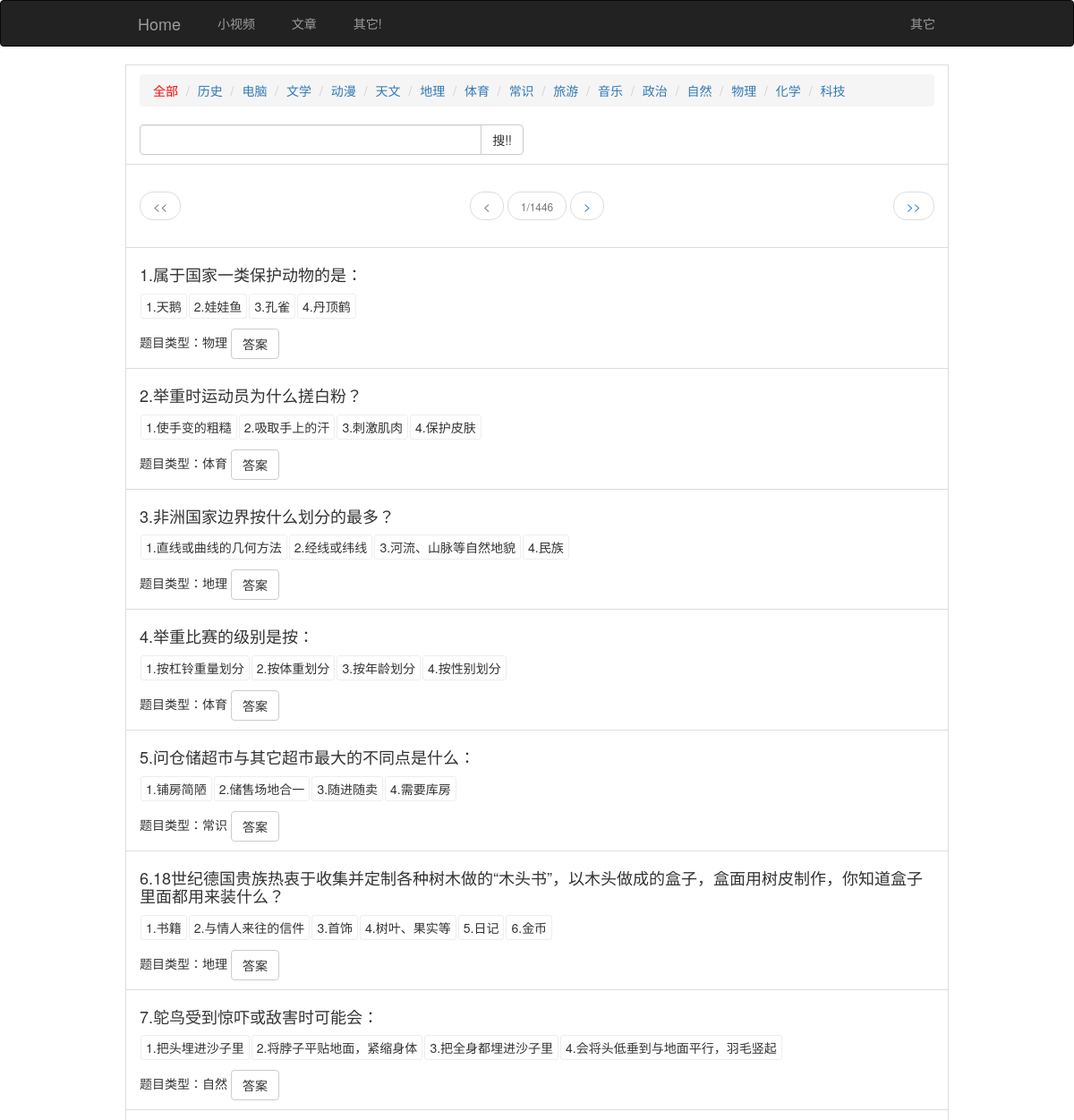
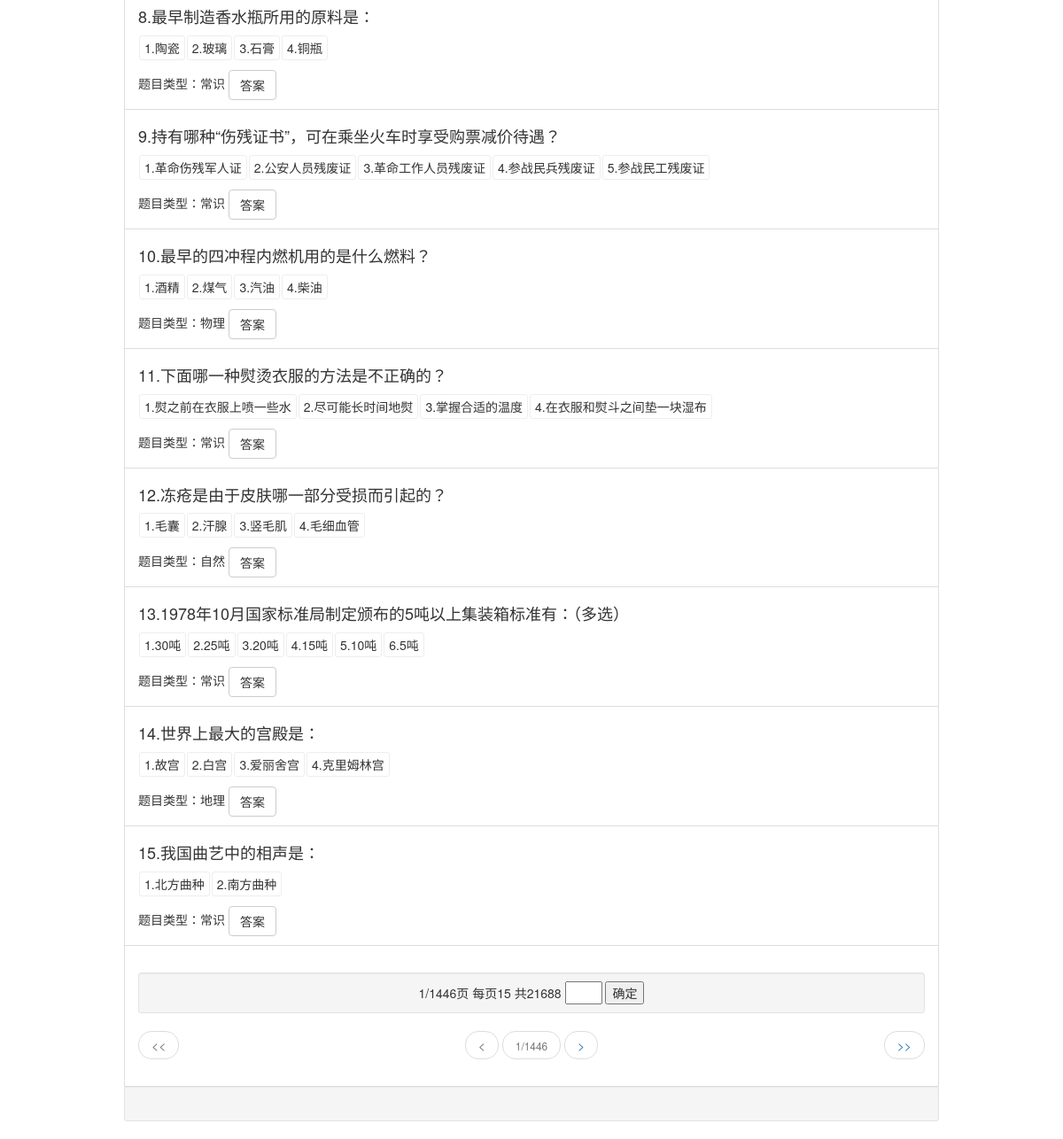
Screenshot of /baike/index.php with the database file from the repository (2 pictures, top to bottom).
### tables this page shows
CREATE TABLE "type" (
  "id" INTEGER NOT NULL PRIMARY KEY AUTOINCREMENT,
  "kind" TEXT
);

CREATE TABLE "content" (
  "tmxh" INTEGER NOT NULL PRIMARY KEY AUTOINCREMENT,
  "tmnd" TEXT,
  "tmlx" TEXT,
  "tmnr" TEXT,
  "tmdas" INTEGER,
  "tmda1" TEXT,
  "tmda2" TEXT,
  "tmda3" TEXT,
  "tmda4" TEXT,
  "tmda5" TEXT,
  "tmda6" TEXT,
  "kind" integer,
  "tmda" TEXT
);

### class/sqlite3.php (called while the page is built, shortened)
<?php
class DBUtils {
	public static $db;
	public function instance($dbname){
		if (!self::$db) {
			self::$db = new SQLiteDB($dbname);
		}
	}
	public static function querySingle($sql){
		$result = @self::$db->querySingle($sql);
		return $result ? $result : '';
	}
	public static function queryList($sql){
		$result = array();
		$ret = @self::$db->query($sql);
		while($row = $ret->fetchArray(SQLITE3_ASSOC) ){
			array_push($result, $row);
		}
		return $result;
	}
}

### baike/index.php (the view, shortened to what this page needs)
<?php
require_once("../config.php");
$db = new DBUtils();
$db -> instance('../db/baike.db3');
$word=$_GET['word']??NULL;
$list=$_GET['list']??NULL;
function get_type($list){
	global $db;
	$typ1[]=['id'=>0,'kind'=>'全部'];
	$rs=$db->queryList("select * from type");
	$rs=array_merge($typ1,$rs);
	$html_type.='
		<li class="list-group-item">
		<ul class="breadcrumb">
	';
	$title="百科问答";
	foreach ($rs as $row){
		if ($row['id']==$list){
			$title=$row['kind'];
			$html_type.='
			<li><a href="?list='.$row['id'].'"><font color="red">'.$row['kind'].'</font></a></li>
			';
		}else{
			$html_type.='
			<li><a href="?list='.$row['id'].'">'.$row['kind'].'</a></li>
			';
		}
		$str['type'][]=array("list"=>$row['id'],"title"=>$row['kind']);
	}
	$html_type.='
	</ul>
	<form action="?" method="get" class="bs-example bs-example-form" role="form">
			<div class="row">
				<div class="col-lg-6">
					<div class="input-group">
						<input type="text" name="word" class="form-control">
						<input type="hidden" name="list" value="'.$list.'"/>
						<span class="input-group-btn">
							<button class="btn btn-default" type="submit">
								搜!!
							</button>
						</span>
					</div>
				</div>
			</div>
		</form>
	</li>
	';
	return [$title,$html_type,$str];
}
$html=$api->head(get_type($list)[0]).get_type($list)[1];
$html.=<<<api
<style>
	#daan{
		border: solid 1px #eee;
		padding: 3px 5px;
		margin: 1px;
		border-radius: 3px;
		display:inline-block;
	}
</style>
api;
$count_sql="SELECT count(*) FROM [content]";
$count=$db->querySingle($count_sql);
$pagecount=ceil(intval($count)/$pagesize);
$zhizhen=$pagesize*($page-1);
$result=$db->queryList(str_replace('count(*)','*',$count_sql)." LIMIT $zhizhen,$pagesize");
$apistr['msg']=array("name"=>$title,"count"=>$count,"pageall"=>$pagecount,"page"=>$page,"keyword"=>$word);
$gopage=$word?"?word=".$word."&":"?";
$html.=$api->page_z(0,$count,$pagecount,$pagesize,$page,$gopage);
foreach($result as $row){
	$apistr['list'][]=["id"=>$row['tmxh'],"title"=>$row["tmnr"],"tmlx"=>$row["tmlx"],"kind"=>$row['kind'],"tmda1"=>$row['tmda1'],"tmda2"=>$row['tmda2'],"tmda3"=>$row['tmda3'],"tmda4"=>$row['tmda4'],"tmda5"=>$row['tmda5'],"tmda6"=>$row['tmda6'],"tmda"=>$row['tmda']];
	$tmda='';
	if ($row['tmda1']) $tmda.='<span id="daan">1.'.$row['tmda1'].'</span>';
	if ($row['tmda2']) $tmda.='<span id="daan">2.'.$row['tmda2'].'</span>';
	if ($row['tmda3']) $tmda.='<span id="daan">3.'.$row['tmda3'].'</span>';
	if ($row['tmda4']) $tmda.='<span id="daan">4.'.$row['tmda4'].'</span>';
	if ($row['tmda5']) $tmda.='<span id="daan">5.'.$row['tmda5'].'</span>';
	if ($row['tmda6']) $tmda.='<span id="daan">6.'.$row['tmda6'].'</span>';
	$daan=str_split($row['tmda']);
	$daant='';
	foreach($daan as $o => $rowda){
		if ($rowda) $daant.=($o+1);
	}
	$daan=implode(",", str_split($daant));
	$html.='
	<li class="list-group-item">
		<h4>'.$row['tmxh'].'.'.$row['tmnr'].'</h4>
		<p id="'.$row['tmxh'].'">'.$tmda.'</p>
		题目类型：'.get_type($row['kind'])[0].' <button id="'.$row['tmxh'].'" class="btn btn-default">答案</button>
		<span style="display:none">
			<font color="red">'.$daan.'</font>
		</span>
	</li>
	';
}
$html.=$api->page_z(1,$count,$pagecount,$pagesize,$page,$gopage);
$html.='
	<script>
	;!function(){
		$("button").click(function (){
			$(this).next().fadeIn();
			var daan=$(this).next().text().trim().split(",");
			var id=$(this).prev().attr("id");
			console.log(id);
			for (i=0;i<daan.length;i++){
			//console.log(daan[i]);
				$("#"+id+">#daan").eq(daan[i]-1).css("border","solid 1px #ff0000")
			}
		})
	}();
	</script>
	';
echo $web_charset?$api->json($apistr):$html.$api->end();

### head.php (shortened to what this page needs)
<?php
$html_head='<!DOCTYPE html>
<html>
<head>
	<title>'.$web_title.'</title>
	<link rel="stylesheet" href="//cdn.static.runoob.com/libs/bootstrap/3.3.7/css/bootstrap.min.css">
</head>
<body>
<nav class="navbar navbar-inverse">
	<div class="container">
		<div class="navbar-header">
          <a class="navbar-brand" href="/"><span class="glyphicon glyphicon-home"></span>Home</a>
		</div>
        <div id="navbar" class="collapse navbar-collapse">
			<ul class="nav navbar-nav">
				<li><a href="/haha"><span class="glyphicon glyphicon-play-circle"></span>小视频</a></li>
				<li><a href="/dwz"><span class="glyphicon glyphicon-book"></span>文章</a></li>
			</ul>
			<ul class="nav navbar-nav">
				<li class="dropdown"><a href="#" class="dropdown-toggle" id="jsontools" data-toggle="dropdown" role="button" aria-haspopup="true" aria-expanded="false"><span class="glyphicon glyphicon-gift"></span>其它!</a>
				</li>
			</ul>
			<ul class="nav navbar-nav navbar-right">
				<li class="dropdown"><a href="#" class="dropdown-toggle" id="jsontools" data-toggle="dropdown" role="button" aria-haspopup="true" aria-expanded="false"><span class="glyphicon glyphicon-gift"></span>其它</a>
				</li>
			</ul>
		</div>
	</div>
</nav>
<div class="container container-small">
';

### config.php (shortened to what this page needs)
<?php
require MyClass."/class/sqlite3.php";
$page=$_GET['page']??1;
$page=(is_numeric($page) && $page>0)?$page:1;
$pagesize=$_GET['pagesize']??15;
$pagesize=(is_numeric($pagesize) && $pagesize>0)?$pagesize:15;
$huan_path=MyClass."/temp";
$web_charset=$_GET['web_charset']??NULL;
class api{
	public $MyClassPath;
	function head($web_title){
		require $this->MyClassPath.'/head.php';
		return $html_head;
	}
	function end(){
		require $this->MyClassPath.'/foot.php';
		return  $html_end;
	}
	function page_z($str,$count,$pagecount,$pagesize,$page,$gopage){
	$page_z="";
	if ($pagecount>1) {
		$page_z.="<li class=\"list-group-item\">\n<ul class=\"pager\">\n";
	if ($str==1){
		$page_z.="\n<div class=\"well well-sm\">\n<center>\n<form method=\"get\" action=\"?\">\n";
		$page_z.=$page."/".$pagecount."页 每页".$pagesize." 共".$count."\n";
			$arr = explode('&', str_replace("?","",$gopage));
			foreach ($arr as $k => $v) {
				$arr1 = explode('=', $v);
			}
		$page_z.="<input name=\"page\" type=\"text\" value=\"\" size=\"2\">\n";
		$page_z.="<input type=\"submit\" value=\"确定\">\n</form>\n</center>\n</div>\n";
	}
		if ($page>1) {
			$page_z.="<li class=\"previous\"><a href=\"".$gopage."page=1\"><<</a></li>\n<li class=\"\"><a href=\"".$gopage."page=".($page-1)."\"><</a></li>\n";
		}else{
			$page_z.="<li class=\"previous disabled\"><a><<</a></li>\n<li class=\" disabled\"><a><</a></li>\n";
		}
		if($page>=1){$page_z.="<li class=\"disabled\"><a><small>".$page."/".$pagecount."</small></a></li>\r\n";}
		if ($page<$pagecount) {
			$page_z.="<li class=\"\"><a href=\"".$gopage."page=".($page+1)."\">></a></li>\n<li class=\"next\"><a href=\"".$gopage."page=".$pagecount."\">>></a></li>\n";
		}else{
			$page_z.="<li class=\" disabled\"><a>></a></li>\n<li class=\"next disabled\"><a>>></a></li>\n";
		}
		$page_z.="</ul>\n</li>\n";
	}
	return $page_z;
	}
	function mk_dir($dir, $mode = 0755){
		if (is_dir($dir) || @mkdir($dir,$mode)) return true;
		return @mkdir($dir,$mode);
	}
}
$api=new api();
$api->mk_dir($huan_path);
$api->MyClassPath=MyClass;

### foot.php
<?php
$html_end='
		<div class="well well-sm"><span id="times" class="glyphicon glyphicon-time"></span></div>
	</div>
</body>
</html>';

### head.php (style rules this page uses)
.container { max-width:950px; }

### baike/index.php (style rules this page uses)
#daan { border: solid 1px #eee; padding: 3px 5px; margin: 1px; border-radius: 3px; display:inline-block; }

### rows the page displays
type: kind "历史"
type: kind "电脑"
type: kind "文学"
type: kind "动漫"
type: kind "天文"
type: kind "地理"
type: kind "体育"
type: kind "常识"
type: kind "旅游"
type: kind "音乐"
type: kind "政治"
type: kind "自然"
type: kind "物理"
type: kind "化学"
type: kind "科技"
content: tmxh "1", tmnr "属于国家一类保护动物的是：", tmda1 "天鹅", tmda2 "娃娃鱼", tmda3 "孔雀", tmda4 "丹顶鹤"
content: tmxh "2", tmnr "举重时运动员为什么搓白粉？", tmda1 "使手变的粗糙", tmda2 "吸取手上的汗", tmda3 "刺激肌肉", tmda4 "保护皮肤"
content: tmxh "3", tmnr "非洲国家边界按什么划分的最多？", tmda1 "直线或曲线的几何方法", tmda2 "经线或纬线", tmda3 "河流、山脉等自然地貌", tmda4 "民族"
content: tmxh "4", tmnr "举重比赛的级别是按：", tmda1 "按杠铃重量划分", tmda2 "按体重划分", tmda3 "按年龄划分", tmda4 "按性别划分"
content: tmxh "5", tmnr "问仓储超市与其它超市最大的不同点是什么：", tmda1 "铺房简陋", tmda2 "储售场地合一", tmda3 "随进随卖", tmda4 "需要库房"
content: tmxh "6", tmnr "18世纪德国贵族热衷于收集并定制各种树木做的“木头书”，以木头做成的盒子，盒面用树皮制作，你知道盒子里面都用来装什么？", tmda1 "书籍", tmda2 "与情人来往的信件", tmda3 "首饰", tmda4 "树叶、果实等", tmda5 "日记", tmda6 "金币"
content: tmxh "7", tmnr "鸵鸟受到惊吓或敌害时可能会：", tmda1 "把头埋进沙子里", tmda2 "将脖子平贴地面，紧缩身体", tmda3 "把全身都埋进沙子里", tmda4 "会将头低垂到与地面平行，羽毛竖起"
content: tmxh "8", tmnr "最早制造香水瓶所用的原料是：", tmda1 "陶瓷", tmda2 "玻璃", tmda3 "石膏", tmda4 "铜瓶"
content: tmxh "9", tmnr "持有哪种“伤残证书”，可在乘坐火车时享受购票减价待遇？", tmda1 "革命伤残军人证", tmda2 "公安人员残废证", tmda3 "革命工作人员残废证", tmda4 "参战民兵残废证", tmda5 "参战民工残废证"
content: tmxh "10", tmnr "最早的四冲程内燃机用的是什么燃料？", tmda1 "酒精", tmda2 "煤气", tmda3 "汽油", tmda4 "柴油"
content: tmxh "11", tmnr "下面哪一种熨烫衣服的方法是不正确的？", tmda1 "熨之前在衣服上喷一些水", tmda2 "尽可能长时间地熨", tmda3 "掌握合适的温度", tmda4 "在衣服和熨斗之间垫一块湿布"
content: tmxh "12", tmnr "冻疮是由于皮肤哪一部分受损而引起的？", tmda1 "毛囊", tmda2 "汗腺", tmda3 "竖毛肌", tmda4 "毛细血管"
content: tmxh "13", tmnr "1978年10月国家标准局制定颁布的5吨以上集装箱标准有：（多选）", tmda1 "30吨", tmda2 "25吨", tmda3 "20吨", tmda4 "15吨", tmda5 "10吨", tmda6 "5吨"
content: tmxh "14", tmnr "世界上最大的宫殿是：", tmda1 "故宫", tmda2 "白宫", tmda3 "爱丽舍宫", tmda4 "克里姆林宫"
content: tmxh "15", tmnr "我国曲艺中的相声是：", tmda1 "北方曲种", tmda2 "南方曲种"

### other values shown
$row['kind'] "全部"
$page "1 1"
$pagecount "1446 1446"
get_type($row['kind'])[0] "物理 体育 地理 体育 常识 地理 自然 常识 常识 物理 常识 自然 常识 地理 常识"
